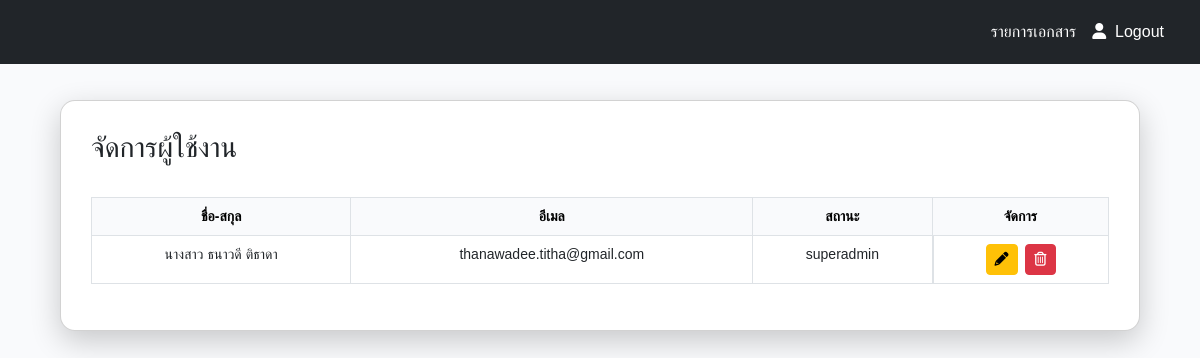
The page /user_management.php (signed in) on the database its author committed.
### tables this page shows
CREATE TABLE `users` (
  `id` int(11) NOT NULL,
  `prefix` varchar(10) NOT NULL,
  `fullname` varchar(255) NOT NULL,
  `email` varchar(255) NOT NULL,
  `password` varchar(255) NOT NULL,
  `userrole` enum('user','admin','superadmin') NOT NULL DEFAULT 'user',
  `email_verified` tinyint(1) DEFAULT 0,
  `verification_token` varchar(255) DEFAULT NULL,
  `reset_token` varchar(255) DEFAULT NULL,
  `reset_expiry` datetime DEFAULT NULL
);

### user_management.php (the view, shortened to what this page needs)
<?php
require_once 'db.php';
$user_id = $_SESSION['user_id'];
$sql = "SELECT userrole FROM users WHERE id = ?";
$stmt = $conn->prepare($sql);
$stmt->bind_param("i", $user_id);
$stmt->execute();
$stmt->bind_result($userrole);
if ($userrole == 'admin' || $userrole == 'superadmin') {
    $sql = "SELECT * FROM users";
    $result = $conn->query($sql);
} else {
    echo "คุณไม่มีสิทธิ์เข้าถึงข้อมูลนี้";
    header("Location: index.php");
    exit();
}
?>
<!DOCTYPE html>
<html lang="th">
<head>
    <link href="https://cdn.jsdelivr.net/npm/bootstrap@5.3.0/dist/css/bootstrap.min.css" rel="stylesheet">
    <link href="https://cdnjs.cloudflare.com/ajax/libs/font-awesome/6.0.0-beta3/css/all.min.css" rel="stylesheet">
</head>
<body>
    <div class="navbar navbar-dark bg-dark justify-content-end">
        <div class="nav-item d-flex">
            <a class="nav-link mr-3" href="dashboard.php"></i>&nbsp;&nbsp;รายการเอกสาร</a>
            <a class="nav-link" href="logout.php"><i class="fa-solid fa-user"></i>&nbsp;&nbsp;Logout</a>
        </div>
    </div>
    <div class="card">
        <?php if (isset($result) && $result->num_rows > 0): ?>
        <div class="header-card">
            <h3 class="text-left">จัดการผู้ใช้งาน</h3><br>
        </div>
        <?php endif; ?>
        <br>
        <?php if (isset($result) && $result->num_rows > 0): ?>
        <div class="table-responsive">
            <table class="table table-bordered">
                <thead>
                    <tr>
                        <th>ชื่อ-สกุล</th>
                        <th>อีเมล</th>
                        <th>สถานะ</th>
                        <th>จัดการ</th>
                    </tr>
                </thead>
                <tbody>
                    <?php while($row = $result->fetch_assoc()): ?>
                    <tr>
                        <td><?php echo htmlspecialchars($row['prefix']); ?>
                            <?php echo htmlspecialchars($row['fullname']); ?></td>
                        <td><?php echo htmlspecialchars($row['email']); ?></td>
                        <td><?php echo htmlspecialchars($row['userrole']); ?></td>
                        <td class="btn-action">
                            <a href="#" class="btn btn-warning btn-sm edit-btn" data-id="<?php echo $row['id']; ?>"
                                <?php if ($userrole == 'admin' && $row['userrole'] == 'superadmin') echo 'style="visibility:hidden;"'; ?>>
                                <i class="fa-solid fa-pencil"></i>
                            </a>
                            <a href="#" class="btn btn-danger btn-sm delete-btn" data-id="<?php echo $row['id']; ?>"
                                <?php if ($userrole == 'admin' && $row['userrole'] == 'superadmin') echo 'style="visibility:hidden;"'; ?>>
                                <i class="fa-regular fa-trash-can"></i>
                            </a>
                        </td>
                    </tr>
                    <?php endwhile; ?>
                </tbody>
            </table>
        </div>
        <?php else: ?>
        <h4 class="text-center">ไม่มีข้อมูล</h4>
        <?php endif; ?>
    </div>
</body>
</html>

### user_management.php (style rules this page uses)
body { background-color: #f9fafc; font-family: 'Arial', sans-serif; height: 100vh; margin: 0; }
.card { padding: 30px; border-radius: 15px; box-shadow: 0px 10px 30px rgba(0, 0, 0, 0.2); background: white; margin-top: 50px; margin: 3% 5%; background-color: #ffffff; }
.table th, .table td { text-align: center; font-size: 14px; }
.table { background: #f8f9fa; border-radius: 10px; }
.table th { background-color: #f9fafc; color: black; }
.header-card { display: flex; justify-content: space-between; }
.btn-action { display: flex; justify-content: center; align-items: center; }
.nav-item a { color: white; margin-right: 1rem; }
.navbar { padding: 20px; }

### rows shown on the page
users: prefix "นางสาว", fullname "ธนาวดี ติธาดา", email "thanawadee.titha@gmail.com", userrole "superadmin"
